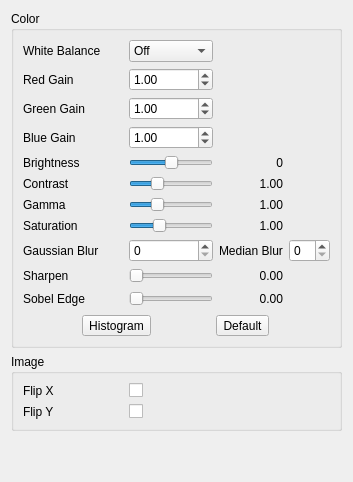
     <widget class="QWidget" name="colourTab">
      <attribute name="title">
       <string>Colour</string>
      </attribute>
      <layout class="QVBoxLayout" name="postProcessingTabLayout">
       <item>
        <widget class="QGroupBox" name="colorGroup">
         <property name="title">
          <string>Color</string>
         </property>
         <layout class="QGridLayout" name="gridLayout_6">
          <item row="5" column="1">
           <widget class="QSlider" name="contrastSlider">
            <property name="toolTip">
             <string>Contrast adjustment</string>
            </property>
            <property name="minimum">
             <number>10</number>
            </property>
            <property name="maximum">
             <number>300</number>
            </property>
            <property name="value">
             <number>100</number>
            </property>
            <property name="orientation">
             <enum>Qt::Orientation::Horizontal</enum>
            </property>
           </widget>
          </item>
          <item row="4" column="0">
           <widget class="QLabel" name="brightnessLabel">
            <property name="text">
             <string>Brightness</string>
            </property>
           </widget>
          </item>
          <item row="6" column="0">
           <widget class="QLabel" name="gammaLabel">
            <property name="text">
             <string>Gamma</string>
            </property>
           </widget>
          </item>
          <item row="2" column="1">
           <widget class="QDoubleSpinBox" name="postProcessWhiteBalanceGreenGainSpin">
            <property name="toolTip">
             <string>Manual white-balance green gain</string>
            </property>
            <property name="decimals">
             <number>2</number>
            </property>
            <property name="minimum">
             <double>0.100000000000000</double>
            </property>
            <property name="maximum">
             <double>8.000000000000000</double>
            </property>
            <property name="singleStep">
             <double>0.050000000000000</double>
            </property>
            <property name="value">
             <double>1.000000000000000</double>
            </property>
           </widget>
          </item>
          <item row="2" column="0">
           <widget class="QLabel" name="postProcessWhiteBalanceGreenGainLabel">
            <property name="text">
             <string>Green Gain</string>
            </property>
           </widget>
          </item>
          <item row="3" column="1">
           <widget class="QDoubleSpinBox" name="postProcessWhiteBalanceBlueGainSpin">
            <property name="toolTip">
             <string>Manual white-balance blue gain</string>
            </property>
            <property name="decimals">
             <number>2</number>
            </property>
            <property name="minimum">
             <double>0.100000000000000</double>
            </property>
            <property name="maximum">
             <double>8.000000000000000</double>
            </property>
            <property name="singleStep">
             <double>0.050000000000000</double>
            </property>
            <property name="value">
             <double>1.000000000000000</double>
            </property>
           </widget>
          </item>
          <item row="5" column="2">
           <widget class="QLabel" name="contrastValue">
            <property name="minimumSize">
             <size>
              <width>35</width>
              <height>0</height>
             </size>
            </property>
            <property name="text">
             <string>1.00</string>
            </property>
            <property name="alignment">
             <set>Qt::AlignmentFlag::AlignRight|Qt::AlignmentFlag::AlignTrailing|Qt::AlignmentFlag::AlignVCenter</set>
            </property>
           </widget>
          </item>
          <item row="6" column="2">
           <widget class="QLabel" name="gammaValue">
            <property name="minimumSize">
             <size>
              <width>35</width>
              <height>0</height>
             </size>
            </property>
            <property name="text">
             <string>1.00</string>
            </property>
            <property name="alignment">
             <set>Qt::AlignmentFlag::AlignRight|Qt::AlignmentFlag::AlignTrailing|Qt::AlignmentFlag::AlignVCenter</set>
            </property>
           </widget>
          </item>
          <item row="0" column="1">
           <widget class="QComboBox" name="postProcessWhiteBalanceModeCombo">
            <property name="toolTip">
             <string>Post-processing white balance mode</string>
            </property>
            <item>
             <property name="text">
              <string>Off</string>
             </property>
            </item>
            <item>
             <property name="text">
              <string>Auto</string>
             </property>
            </item>
            <item>
             <property name="text">
              <string>Manual</string>
             </property>
            </item>
           </widget>
          </item>
          <item row="1" column="0">
           <widget class="QLabel" name="postProcessWhiteBalanceRedGainLabel">
            <property name="text">
             <string>Red Gain</string>
            </property>
           </widget>
          </item>
          <item row="0" column="0">
           <widget class="QLabel" name="postProcessWhiteBalanceModeLabel">
            <property name="minimumSize">
             <size>
              <width>100</width>
              <height>0</height>
             </size>
            </property>
            <property name="text">
             <string>White Balance</string>
            </property>
           </widget>
          </item>
          <item row="5" column="0">
           <widget class="QLabel" name="contrastLabel">
            <property name="text">
             <string>Contrast</string>
            </property>
           </widget>
          </item>
          <item row="3" column="0">
           <widget class="QLabel" name="postProcessWhiteBalanceBlueGainLabel">
            <property name="text">
             <string>Blue Gain</string>
            </property>
           </widget>
          </item>
          <item row="4" column="2">
           <widget class="QLabel" name="brightnessValue">
            <property name="minimumSize">
             <size>
              <width>30</width>
              <height>0</height>
             </size>
            </property>
            <property name="text">
             <string>0</string>
            </property>
            <property name="alignment">
             <set>Qt::AlignmentFlag::AlignRight|Qt::AlignmentFlag::AlignTrailing|Qt::AlignmentFlag::AlignVCenter</set>
            </property>
           </widget>
          </item>
          <item row="1" column="1">
           <widget class="QDoubleSpinBox" name="postProcessWhiteBalanceRedGainSpin">
            <property name="toolTip">
             <string>Manual white-balance red gain</string>
            </property>
            <property name="decimals">
             <number>2</number>
            </property>
            <property name="minimum">
             <double>0.100000000000000</double>
            </property>
            <property name="maximum">
             <double>8.000000000000000</double>
            </property>
            <property name="singleStep">
             <double>0.050000000000000</double>
            </property>
            <property name="value">
             <double>1.000000000000000</double>
            </property>
           </widget>
          </item>
          <item row="6" column="1">
           <widget class="QSlider" name="gammaSlider">
            <property name="toolTip">
             <string>Gamma correction exponent</string>
            </property>
            <property name="minimum">
             <number>10</number>
            </property>
            <property name="maximum">
             <number>300</number>
            </property>
            <property name="value">
             <number>100</number>
            </property>
            <property name="orientation">
             <enum>Qt::Orientation::Horizontal</enum>
            </property>
           </widget>
          </item>
          <item row="7" column="0">
           <widget class="QLabel" name="saturationLabel">
            <property name="text">
             <string>Saturation</string>
            </property>
           </widget>
          </item>
          <item row="7" column="1">
           <widget class="QSlider" name="saturationSlider">
            <property name="toolTip">
             <string>Colour saturation adjustment</string>
            </property>
            <property name="minimum">
             <number>0</number>
            </property>
            <property name="maximum">
             <number>300</number>
            </property>
            <property name="value">
             <number>100</number>
            </property>
            <property name="orientation">
             <enum>Qt::Orientation::Horizontal</enum>
            </property>
           </widget>
          </item>
          <item row="7" column="2">
           <widget class="QLabel" name="saturationValue">
            <property name="minimumSize">
             <size>
              <width>35</width>
              <height>0</height>
             </size>
            </property>
            <property name="text">
             <string>1.00</string>
            </property>
            <property name="alignment">
             <set>Qt::AlignmentFlag::AlignRight|Qt::AlignmentFlag::AlignTrailing|Qt::AlignmentFlag::AlignVCenter</set>
            </property>
           </widget>
          </item>
          <item row="8" column="0">
           <widget class="QLabel" name="gaussianBlurLabel">
            <property name="text">
             <string>Gaussian Blur</string>
            </property>
           </widget>
          </item>
          <item row="8" column="1">
           <widget class="QSpinBox" name="gaussianBlurSpin">
            <property name="toolTip">
             <string>Gaussian blur strength (0 = off)</string>
            </property>
            <property name="minimum">
             <number>0</number>
            </property>
            <property name="maximum">
             <number>15</number>
            </property>
           </widget>
          </item>
          <item row="8" column="2">
           <widget class="QLabel" name="medianBlurLabel">
            <property name="text">
             <string>Median Blur</string>
            </property>
           </widget>
          </item>
          <item row="8" column="3">
           <widget class="QSpinBox" name="medianBlurSpin">
            <property name="toolTip">
             <string>Median blur strength (0 = off)</string>
            </property>
            <property name="minimum">
             <number>0</number>
            </property>
            <property name="maximum">
             <number>15</number>
            </property>
           </widget>
          </item>
          <item row="10" column="0">
           <widget class="QLabel" name="sharpenLabel">
            <property name="text">
             <string>Sharpen</string>
            </property>
           </widget>
          </item>
          <item row="10" column="1">
           <widget class="QSlider" name="sharpenSlider">
            <property name="toolTip">
             <string>Image sharpening amount</string>
            </property>
            <property name="minimum">
             <number>0</number>
            </property>
            <property name="maximum">
             <number>300</number>
            </property>
            <property name="value">
             <number>0</number>
            </property>
            <property name="orientation">
             <enum>Qt::Orientation::Horizontal</enum>
            </property>
           </widget>
          </item>
          <item row="10" column="2">
           <widget class="QLabel" name="sharpenValue">
            <property name="minimumSize">
             <size>
              <width>35</width>
              <height>0</height>
             </size>
            </property>
            <property name="text">
             <string>0.00</string>
            </property>
            <property name="alignment">
             <set>Qt::AlignmentFlag::AlignRight|Qt::AlignmentFlag::AlignTrailing|Qt::AlignmentFlag::AlignVCenter</set>
            </property>
           </widget>
          </item>
          <item row="11" column="0">
           <widget class="QLabel" name="sobelEdgeLabel">
            <property name="text">
             <string>Sobel Edge</string>
            </property>
           </widget>
          </item>
          <item row="11" column="1">
           <widget class="QSlider" name="sobelEdgeSlider">
            <property name="toolTip">
             <string>Sobel edge detection blend amount</string>
            </property>
            <property name="minimum">
             <number>0</number>
            </property>
            <property name="maximum">
             <number>300</number>
            </property>
            <property name="value">
             <number>0</number>
            </property>
            <property name="orientation">
             <enum>Qt::Orientation::Horizontal</enum>
            </property>
           </widget>
          </item>
          <item row="11" column="2">
           <widget class="QLabel" name="sobelEdgeValue">
            <property name="minimumSize">
             <size>
              <width>35</width>
              <height>0</height>
             </size>
            </property>
            <property name="text">
             <string>0.00</string>
            </property>
            <property name="alignment">
             <set>Qt::AlignmentFlag::AlignRight|Qt::AlignmentFlag::AlignTrailing|Qt::AlignmentFlag::AlignVCenter</set>
            </property>
           </widget>
          </item>
          <item row="4" column="1">
           <widget class="QSlider" name="brightnessSlider">
            <property name="toolTip">
             <string>Brightness adjustment</string>
            </property>
            <property name="minimum">
             <number>-100</number>
            </property>
            <property name="maximum">
             <number>100</number>
            </property>
            <property name="value">
             <number>0</number>
            </property>
            <property name="orientation">
             <enum>Qt::Orientation::Horizontal</enum>
            </property>
           </widget>
          </item>
          <item row="4" column="3">
           <widget class="QLabel" name="label_5">
            <property name="minimumSize">
             <size>
              <width>20</width>
              <height>0</height>
             </size>
            </property>
            <property name="text">
             <string/>
            </property>
           </widget>
          </item>
          <item row="11" column="0">
           <spacer name="verticalSpacer_6">
            <property name="orientation">
             <enum>Qt::Orientation::Vertical</enum>
            </property>
            <property name="sizeType">
             <enum>QSizePolicy::Policy::Preferred</enum>
            </property>
            <property name="sizeHint" stdset="0">
             <size>
              <width>20</width>
              <height>20</height>
             </size>
            </property>
           </spacer>
          </item>
          <item row="12" column="0" colspan="4">
           <layout class="QHBoxLayout" name="horizontalLayout_7">
            <item>
             <widget class="QToolButton" name="histogramButton">
              <property name="toolTip">
               <string>Show histogram</string>
              </property>
              <property name="text">
               <string>Histogram</string>
              </property>
             </widget>
            </item>
            <item>
             <widget class="QToolButton" name="defaultColorSettingsButton">
              <property name="toolTip">
               <string>Reset color settings to their default values</string>
              </property>
              <property name="text">
               <string>Default</string>
              </property>
             </widget>
            </item>
           </layout>
          </item>
         </layout>
        </widget>
       </item>
       <item>
        <widget class="QGroupBox" name="imageGroup">
         <property name="title">
          <string>Image</string>
         </property>
         <layout class="QFormLayout" name="formLayout_6">
          <item row="0" column="0">
           <widget class="QLabel" name="flipXLabel">
            <property name="minimumSize">
             <size>
              <width>100</width>
              <height>0</height>
             </size>
            </property>
            <property name="text">
             <string>Flip X</string>
            </property>
           </widget>
          </item>
          <item row="1" column="0">
           <widget class="QLabel" name="flipYLabel">
            <property name="text">
             <string>Flip Y</string>
            </property>
           </widget>
          </item>
          <item row="0" column="1">
           <widget class="QCheckBox" name="flipXButton">
            <property name="toolTip">
             <string>Flip the image horizontally</string>
            </property>
            <property name="text">
             <string/>
            </property>
           </widget>
          </item>
          <item row="1" column="1">
           <widget class="QCheckBox" name="flipYButton">
            <property name="toolTip">
             <string>Flip the image vertically</string>
            </property>
            <property name="text">
             <string/>
            </property>
           </widget>
          </item>
         </layout>
        </widget>
       </item>
       <item>
        <spacer name="verticalSpacer">
         <property name="orientation">
          <enum>Qt::Orientation::Vertical</enum>
         </property>
         <property name="sizeHint" stdset="0">
          <size>
           <width>20</width>
           <height>40</height>
          </size>
         </property>
        </spacer>
       </item>
      </layout>
     </widget>
